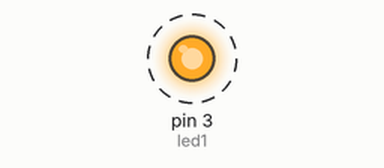
This sketch was run on a simulated Arduino Uno, built with avr-gcc and run on an emulated ATmega328P. Parts: output pins drawn as LEDs (lit = HIGH). Dashed ring = blinking. What the sketch prints to the serial monitor is not drawn.

Above: at 0.5 s.
Timing chart, 0 to 4.6 s (numbered marks = the images above):
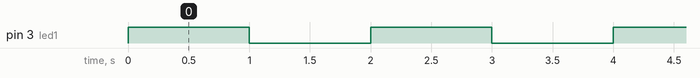

Measured:
- by itself, pin 3 (led1): alternates HIGH for 1.0 s and LOW for 1.0 s

The sketch:

sketch_may21c.ino
```cpp
int led1=3;

void setup() {
  Serial.begin(9600);
  pinMode(led1,OUTPUT);

}

void loop() {
  for(int i=0;i<=10;i++)
  {
    digitalWrite(3,HIGH);
    Serial.println(i);
    delay(1000);
    digitalWrite(3,LOW);
    delay(1000);
  }


}
```
